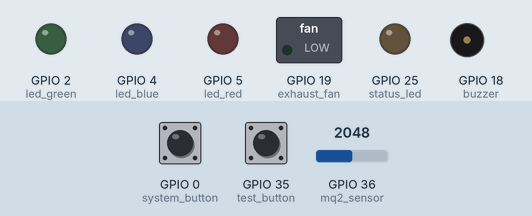
This program was run on a simulated ESP32 board running MicroPython. On the bench: switched loads named in the program (green lamp = pin HIGH), output pins drawn as LEDs (lit = HIGH), buzzer (waves = sounding). Inputs (shaded band) come from the test bench; at power-on: GPIO 35 (test_button) HIGH, GPIO 36 (mq2_sensor) = 2048, GPIO 0 (system_button) HIGH (analog values on the 0–4095 scale). Nothing arrives over Bluetooth unless stated; the clock reads 2024-03-15 10:24:30 at power-on unless the program sets it; what the program prints to the serial console is not drawn.

Above: at 1.2 s.
1.3 s: GPIO 35 (test_button) pulled LOW for 1 s
At 2.4 s:
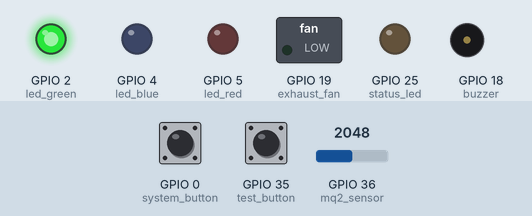
5.0 s: GPIO 36 (mq2_sensor) set to 854
At 9.48 s:
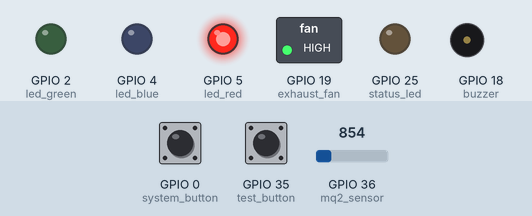
10.1 s: GPIO 36 (mq2_sensor) set to 732
13.6 s: GPIO 35 (test_button) pulled LOW for 3.2 s
At 15.6 s:
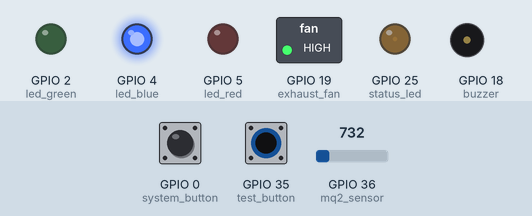
18.3 s: GPIO 36 (mq2_sensor) set to 677
23.6 s: GPIO 36 (mq2_sensor) set to 603
At 27.6 s:
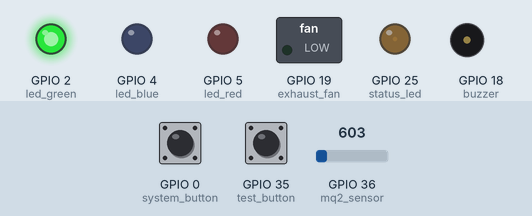
Timing chart, 0 to 28.1 s (numbered marks = the images above; inputs shaded):
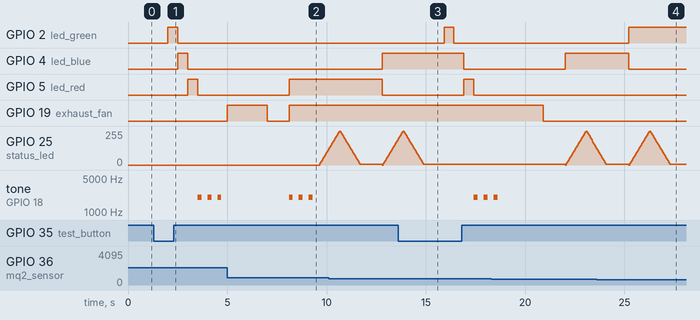

The program:

Gas_and_Flame_Detection_System_Micropython.py
```python
import machine
import time
import json
from machine import Pin, ADC, I2C, PWM, Timer
import bluetooth
import _thread
import gc

# Enhanced Gas and Fire Detection System with Smart Features
class HazardDetectionSystem:
    def __init__(self):
        # Hardware Pin Configuration
        self.setup_pins()

        # Initialize components
        self.setup_lcd()
        self.setup_bluetooth()

        # System state variables
        self.gas_level = 0
        self.flame_detected = False
        self.system_active = True
        self.alert_active = False
        self.exhaust_running = False
        self.last_alert_time = 0
        self.alert_cooldown = 30  # seconds

        # Gas level thresholds (adjustable based on MQ2 calibration)
        self.GAS_SAFE = 300
        self.GAS_MEDIUM = 600
        self.GAS_DANGER = 800

        # Data logging for analysis
        self.data_log = []
        self.max_log_entries = 100

        # Status display messages
        self.status_messages = {
            'safe': 'AIR QUALITY: SAFE',
            'medium': 'GAS DETECTED: MEDIUM',
            'danger': 'DANGER: HIGH GAS!',
            'fire': 'FIRE DETECTED!!!',
            'system_ok': 'SYSTEM MONITORING'
        }

        print("🔥 Advanced Hazard Detection System Initialized")
        print("🌟 Features: Gas Detection, Fire Detection, Auto-Exhaust, Bluetooth Alerts")

    def setup_pins(self):
        """Configure all hardware pins"""
        # Sensors
        self.mq2_sensor = ADC(Pin(36))  # MQ2 gas sensor (analog)
        self.mq2_sensor.atten(ADC.ATTN_11DB)
        self.flame_sensor = Pin(39, Pin.IN, Pin.PULL_UP)  # Flame sensor (digital)

        # LEDs for gas level indication
        self.led_green = Pin(2, Pin.OUT)   # Safe level
        self.led_blue = Pin(4, Pin.OUT)    # Medium level
        self.led_red = Pin(5, Pin.OUT)     # Danger level

        # Alert systems
        self.buzzer = PWM(Pin(18), freq=2000, duty=0)  # Buzzer for alerts
        self.exhaust_fan = Pin(19, Pin.OUT)  # Exhaust fan control

        # System controls
        self.system_button = Pin(0, Pin.IN, Pin.PULL_UP)  # System on/off
        self.test_button = Pin(35, Pin.IN, Pin.PULL_UP)   # Test mode

        # Status LED
        self.status_led = PWM(Pin(25), freq=1000, duty=0)  # Breathing effect

    def setup_lcd(self):
        """Initialize I2C LCD display"""
        try:
            self.i2c = I2C(0, scl=Pin(22), sda=Pin(21), freq=400000)
            # Assuming PCF8574 I2C LCD backpack
            self.lcd_addr = 0x27  # Common I2C address for LCD
            self.lcd_available = True
            self.clear_lcd()
            self.write_lcd("HAZARD DETECTION", 0)
            self.write_lcd("SYSTEM STARTING..", 1)
            print("✅ LCD Display initialized")
        except Exception as e:
            print(f"⚠️  LCD initialization failed: {e}")
            self.lcd_available = False

    def setup_bluetooth(self):
        """Initialize Bluetooth for mobile alerts"""
        try:
            self.bt = bluetooth.BLE()
            self.bt.active(True)
            self.bt_available = True
            print("✅ Bluetooth initialized")
        except Exception as e:
            print(f"⚠️  Bluetooth initialization failed: {e}")
            self.bt_available = False

    def write_lcd(self, text, line):
        """Write text to LCD display"""
        if not self.lcd_available:
            return
        try:
            # Simple I2C LCD write (implement based on your LCD module)
            # This is a placeholder - implement according to your LCD library
            pass
        except Exception as e:
            print(f"LCD Error: {e}")

    def clear_lcd(self):
        """Clear LCD display"""
        if self.lcd_available:
            try:
                # Clear LCD implementation
                pass
            except:
                pass

    def read_gas_level(self):
        """Read and process MQ2 gas sensor data"""
        try:
            # Read multiple samples for stability
            samples = []
            for _ in range(10):
                samples.append(self.mq2_sensor.read())
                time.sleep_ms(10)

            # Calculate average and apply calibration
            raw_value = sum(samples) // len(samples)

            # Convert to meaningful gas level (0-1000 scale)
            # Adjust these values based on your MQ2 calibration
            self.gas_level = min(1000, max(0, (raw_value - 500) * 2))

            return self.gas_level
        except Exception as e:
            print(f"Gas sensor error: {e}")
            return 0

    def read_flame_sensor(self):
        """Read flame sensor status"""
        try:
            # Flame sensor typically gives LOW when flame detected
            self.flame_detected = not self.flame_sensor.value()
            return self.flame_detected
        except Exception as e:
            print(f"Flame sensor error: {e}")
            return False

    def update_gas_leds(self):
        """Update LED indicators based on gas level"""
        # Reset all LEDs
        self.led_green.off()
        self.led_blue.off()
        self.led_red.off()

        if self.gas_level < self.GAS_SAFE:
            self.led_green.on()  # Safe - Green
        elif self.gas_level < self.GAS_MEDIUM:
            self.led_blue.on()   # Medium - Blue
        else:
            self.led_red.on()    # Danger - Red

    def control_exhaust(self):
        """Smart exhaust fan control"""
        should_run = (self.gas_level >= self.GAS_MEDIUM) or self.flame_detected

        if should_run and not self.exhaust_running:
            self.exhaust_fan.on()
            self.exhaust_running = True
            print("🌪️  Exhaust fan started")
        elif not should_run and self.exhaust_running:
            # Keep running for 30 seconds after gas clears
            if time.time() - self.last_alert_time > 30:
                self.exhaust_fan.off()
                self.exhaust_running = False
                print("🌪️  Exhaust fan stopped")

    def sound_alert(self, alert_type):
        """Generate audio alerts with different patterns"""
        if alert_type == 'gas_medium':
            # Slow beep pattern
            for _ in range(3):
                self.buzzer.duty(512)
                time.sleep(0.2)
                self.buzzer.duty(0)
                time.sleep(0.3)
        elif alert_type == 'gas_danger':
            # Fast beep pattern
            for _ in range(6):
                self.buzzer.duty(512)
                time.sleep(0.1)
                self.buzzer.duty(0)
                time.sleep(0.1)
        elif alert_type == 'fire':
            # Continuous alarm
            for _ in range(20):
                self.buzzer.duty(512)
                time.sleep(0.05)
                self.buzzer.duty(0)
                time.sleep(0.05)

    def send_bluetooth_alert(self, message):
        """Send alert message via Bluetooth"""
        if not self.bt_available:
            return

        try:
            # Create alert packet
            alert_data = {
                'timestamp': time.time(),
                'type': 'HAZARD_ALERT',
                'message': message,
                'gas_level': self.gas_level,
                'flame_detected': self.flame_detected,
                'location': 'Home Safety System'
            }

            # Convert to JSON and send
            alert_json = json.dumps(alert_data)
            # Implement BLE characteristic write here
            print(f"📱 Bluetooth Alert: {message}")

        except Exception as e:
            print(f"Bluetooth error: {e}")

    def log_data(self):
        """Log sensor data for analysis"""
        log_entry = {
            'time': time.time(),
            'gas_level': self.gas_level,
            'flame_detected': self.flame_detected,
            'exhaust_running': self.exhaust_running
        }

        self.data_log.append(log_entry)

        # Maintain log size
        if len(self.data_log) > self.max_log_entries:
            self.data_log.pop(0)

    def update_display(self):
        """Update LCD display with current status"""
        if not self.lcd_available:
            return

        try:
            if self.flame_detected:
                self.write_lcd("🔥 FIRE DETECTED!", 0)
                self.write_lcd("EVACUATE NOW!", 1)
            elif self.gas_level >= self.GAS_DANGER:
                self.write_lcd("⚠️  HIGH GAS LEVEL", 0)
                self.write_lcd(f"Level: {self.gas_level}", 1)
            elif self.gas_level >= self.GAS_MEDIUM:
                self.write_lcd("⚠️  GAS DETECTED", 0)
                self.write_lcd(f"Level: {self.gas_level}", 1)
            else:
                self.write_lcd("✅ SYSTEM OK", 0)
                self.write_lcd(f"Air Quality: {self.gas_level}", 1)
        except Exception as e:
            print(f"Display error: {e}")

    def breathing_led_effect(self):
        """Create breathing effect on status LED"""
        for i in range(0, 1024, 50):
            self.status_led.duty(i)
            time.sleep_ms(50)
        for i in range(1024, 0, -50):
            self.status_led.duty(i)
            time.sleep_ms(50)

    def test_mode(self):
        """System test mode"""
        print("🔧 Entering test mode...")

        # Test all LEDs
        for led in [self.led_green, self.led_blue, self.led_red]:
            led.on()
            time.sleep(0.5)
            led.off()

        # Test buzzer
        self.sound_alert('gas_medium')

        # Test exhaust
        self.exhaust_fan.on()
        time.sleep(2)
        self.exhaust_fan.off()

        # Test display
        self.write_lcd("TEST MODE", 0)
        self.write_lcd("ALL SYSTEMS OK", 1)

        print("✅ Test mode completed")

    def handle_emergency(self):
        """Emergency response protocol"""
        self.alert_active = True
        self.last_alert_time = time.time()

        if self.flame_detected:
            self.sound_alert('fire')
            self.send_bluetooth_alert("🚨 FIRE DETECTED! Evacuate immediately!")
            # Flash red LED rapidly
            for _ in range(10):
                self.led_red.on()
                time.sleep(0.1)
                self.led_red.off()
                time.sleep(0.1)

        elif self.gas_level >= self.GAS_DANGER:
            self.sound_alert('gas_danger')
            self.send_bluetooth_alert(f"🚨 DANGEROUS GAS LEVEL: {self.gas_level}")

        elif self.gas_level >= self.GAS_MEDIUM:
            self.sound_alert('gas_medium')
            self.send_bluetooth_alert(f"⚠️ Gas detected - Level: {self.gas_level}")

    def run_system(self):
        """Main system loop"""
        print("🚀 Starting hazard detection system...")

        while self.system_active:
            try:
                # Check system button
                if not self.system_button.value():
                    print("🔴 System shutdown requested")
                    break

                # Check test button
                if not self.test_button.value():
                    self.test_mode()
                    time.sleep(1)  # Debounce

                # Read sensors
                gas_level = self.read_gas_level()
                flame_detected = self.read_flame_sensor()

                # Update indicators
                self.update_gas_leds()
                self.control_exhaust()
                self.update_display()

                # Check for emergency conditions
                current_time = time.time()
                if ((gas_level >= self.GAS_MEDIUM or flame_detected) and
                    current_time - self.last_alert_time > self.alert_cooldown):
                    self.handle_emergency()

                # Log data
                self.log_data()

                # Status monitoring
                if gas_level < self.GAS_SAFE and not flame_detected:
                    self.alert_active = False

                # Memory management
                if len(self.data_log) % 20 == 0:
                    gc.collect()

                # System heartbeat
                print(f"💓 Gas: {gas_level}, Flame: {flame_detected}, Exhaust: {self.exhaust_running}")

                # Breathing LED effect (non-blocking)
                self.breathing_led_effect()

                time.sleep(1)  # Main loop delay

            except Exception as e:
                print(f"System error: {e}")
                time.sleep(5)  # Error recovery delay

    def shutdown(self):
        """Clean system shutdown"""
        print("🔄 Shutting down system...")

        # Turn off all outputs
        self.led_green.off()
        self.led_blue.off()
        self.led_red.off()
        self.buzzer.duty(0)
        self.exhaust_fan.off()
        self.status_led.duty(0)

        # Clear display
        self.clear_lcd()
        self.write_lcd("SYSTEM SHUTDOWN", 0)

        # Disable Bluetooth
        if self.bt_available:
            self.bt.active(False)

        print("✅ System shutdown complete")

# Enhanced initialization and startup
def main():
    """Main function with error handling"""
    print("=" * 50)
    print("🔥 ADVANCED HAZARD DETECTION SYSTEM")
    print("🌟 Features: Gas/Fire Detection, Smart Alerts")
    print("=" * 50)

    try:
        # Initialize system
        system = HazardDetectionSystem()

        # Startup sequence
        print("🔧 Running startup diagnostics...")
        time.sleep(2)

        # Run main system
        system.run_system()

    except KeyboardInterrupt:
        print("\n🛑 User interrupted")
    except Exception as e:
        print(f"💥 System error: {e}")
    finally:
        try:
            system.shutdown()
        except:
            pass
        print("🏁 Program terminated")

# Auto-start system
if __name__ == "__main__":
    main()

# Additional utility functions for advanced features
def calibrate_mq2():
    """Calibrate MQ2 sensor for accurate readings"""
    print("🔧 MQ2 Calibration Mode")
    print("Place sensor in clean air for 30 seconds...")

    adc = ADC(Pin(36))
    adc.atten(ADC.ATTN_11DB)

    samples = []
    for i in range(300):  # 30 seconds of samples
        samples.append(adc.read())
        time.sleep(0.1)
        if i % 30 == 0:
            print(f"Progress: {i//3}%")

    baseline = sum(samples) // len(samples)
    print(f"✅ Baseline calibrated: {baseline}")
    return baseline

def export_data_log(system):
    """Export sensor data for analysis"""
    try:
        with open('hazard_log.json', 'w') as f:
            json.dump(system.data_log, f)
        print("📊 Data exported to hazard_log.json")
    except Exception as e:
        print(f"Export error: {e}")

# Configuration settings (customize these)
CONFIG = {
    'gas_thresholds': {
        'safe': 300,
        'medium': 600,
        'danger': 800
    },
    'alert_cooldown': 30,  # seconds
    'exhaust_delay': 30,   # seconds
    'log_interval': 1,     # seconds
    'display_update': 1    # seconds
}
```

Measured:
- the behaviour switches between 650 and 649 on GPIO 36 (mq2_sensor) (found by bisection; images 3 and 4)
- after the input at 1.3 s, GPIO 2 (led_green): LOW → HIGH after 0.71 s, → LOW 0.50 s later; GPIO 4 (led_blue): LOW → HIGH after 1.2 s, → LOW 0.50 s later
- after the input at 5.0 s, tone on GPIO 18 (buzzer): alternates 2000 Hz for 0.20 s and silent for 0.30 s, 5 changes in all, then stays silent, starting after 3.3 s
- after the input at 10.1 s, GPIO 4 (led_blue): LOW → HIGH after 2.7 s; GPIO 5 (led_red): HIGH → LOW after 2.7 s
- after the input at 13.6 s, GPIO 2 (led_green): LOW → HIGH after 2.3 s, → LOW 0.50 s later; GPIO 4 (led_blue): HIGH → LOW after 3.3 s
- after the input at 23.6 s, GPIO 2 (led_green): LOW → HIGH after 1.6 s; GPIO 4 (led_blue): HIGH → LOW after 1.6 s
